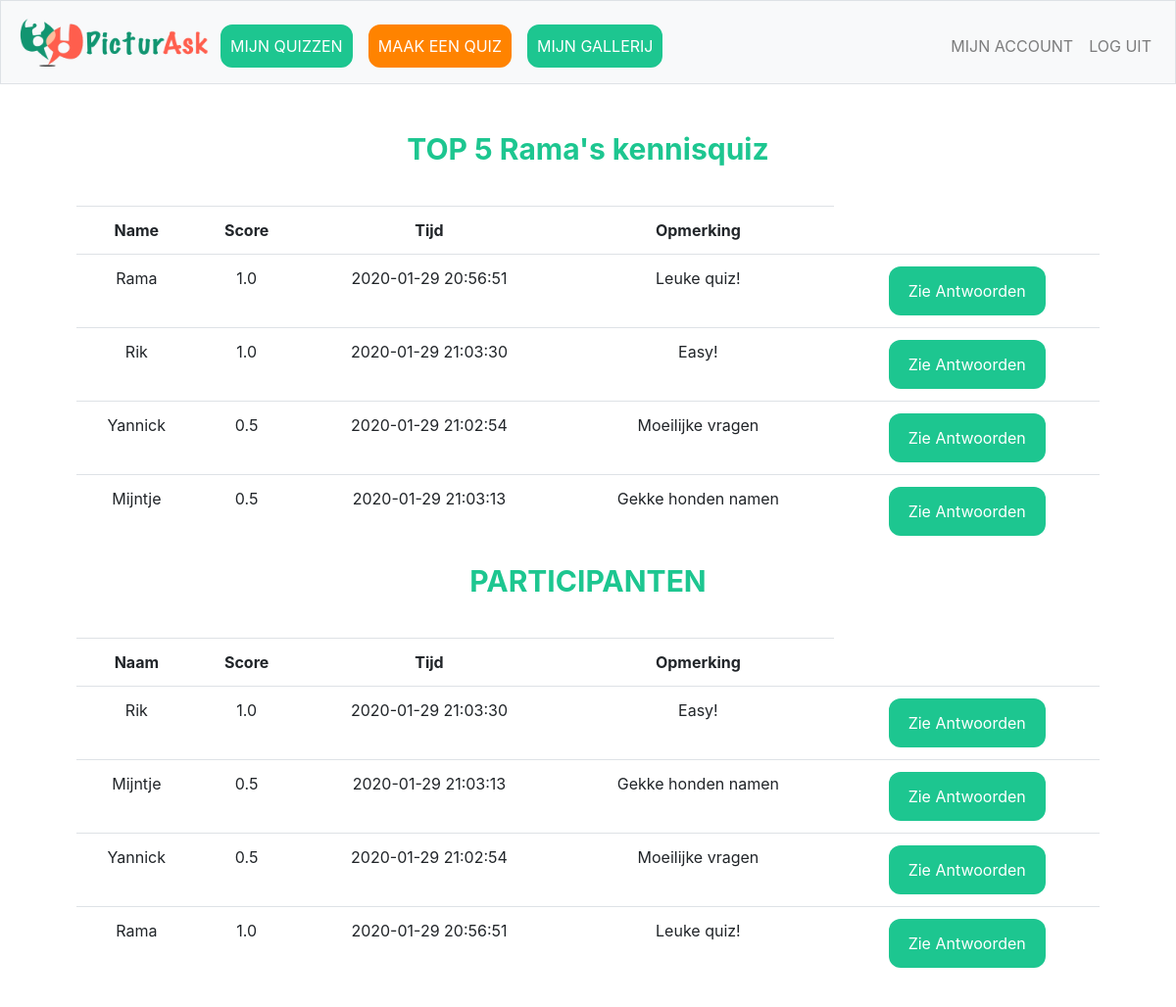
Screenshot of /results/137 (signed in) with the database file from the repository.
### tables this page shows
CREATE TABLE 'quizes' ('quiz_id' integer PRIMARY KEY AUTOINCREMENT NOT NULL,'user_id' integer NOT NULL, 'quiz_titel'  text NOT NULL  , 'date'  timestamp DEFAULT CURRENT_DATE  , 'gif' text, 'dankwoord' text);

CREATE TABLE 'participants' ('participant_id' integer PRIMARY KEY AUTOINCREMENT NOT NULL, 'quiz_id' integer NOT NULL, 'name' text NOT NULL,'score' real, 'time'  timestamp DEFAULT CURRENT_TIMESTAMP  , 'comment' text DEFAULT '');

### application.py (the view)
@app.route("/results/<quiz_id>", methods=["GET", "POST"])
@login_required
def results(quiz_id):
    quiz_naam = db.execute("SELECT quiz_titel FROM quizes WHERE quiz_id = :quiz_id", quiz_id=quiz_id)[0]["quiz_titel"]
    participanten_lijst = db.execute("SELECT * FROM participants WHERE quiz_id = :quiz_id", quiz_id=quiz_id)
    participanten_lijst.reverse()
    top_participanten = sorted(participanten_lijst, key=lambda x:x["score"])
    top_participanten.reverse()
    return render_template("results.html", participanten_lijst=participanten_lijst, quiz_naam=quiz_naam, top_participanten=top_participanten[:5])

### application.py (called while the page is built)
@app.after_request
def after_request(response):
    response.headers["Cache-Control"] = "no-cache, no-store, must-revalidate"
    response.headers["Expires"] = 0
    response.headers["Pragma"] = "no-cache"
    return response

### helpers.py (called while the page is built)
def login_required(f):
    @wraps(f)
    def decorated_function(*args, **kwargs):
        if session.get("user_id") is None:
            return redirect("/login")
        return f(*args, **kwargs)
    return decorated_function

### templates/results.html (shortened to what this page needs)
{% extends "layout.html" %}
{% block main %}
    <form action="/results/{{quiz_id}}" method="post">
        <div class="form-group">
            <table class="table table-hoverable">
                {% if top_participanten %}
                <h2>TOP 5 {{quiz_naam}}</h2>
                <tr>
                    <th>Name</th>
                    <th>Score</th>
                    <th>Tijd</th>
                    <th>Opmerking</th>
                </tr>
                {% for participant in top_participanten %}
                    <tr>
                        <td>{{participant["name"]}}</td>
                        <td>{{participant["score"]}}</td>
                        <td>{{participant["time"]}}</td>
                        {% if participant["comment"] == "" %}
                            <td><i><font color=#D1D1D1>Geen Opmerking</font></i></td>
                        {% else%}
                            <td>{{participant["comment"]}}</td>
                        {% endif %}
                        <td> <button type="button" class="btn login" style=width:160px; onclick="window.location.href='/antwoord/{{participant['participant_id']}}'">Zie Antwoorden</button></td>
                    </tr>
                {% endfor %}
            </table>
            <table class="table table-hoverable">
                <h2>PARTICIPANTEN {{quiz_name}}</h2>
                <tr>
                    <th>Naam</th>
                    <th>Score</th>
                    <th>Tijd</th>
                    <th>Opmerking</th>
                </tr>
                {% for participant in participanten_lijst %}
                    <tr>
                        <td>{{participant["name"]}}</td>
                        <td>{{participant["score"]}}</td>
                        <td>{{participant["time"]}}</td>
                        {% if participant["comment"] == "" %}
                            <td><i><font color=#D1D1D1>Geen Opmerking</font></i></td>
                        {% else%}
                            <td>{{participant["comment"]}}</td>
                        {% endif %}
                        <td> <button type="button" class="btn login" style=width:160px; onclick="window.location.href='/antwoord/{{participant['participant_id']}}'">Zie Antwoorden</button></td>
                    </tr>
                {% endfor %}
            </table>
        </div>
    </form>
    {% else %}
      <br><br><br><br><h2>Deze quiz heeft nog geen participanten</h2><br>
    {% endif %}
{% endblock %}

### templates/layout.html (shortened to what this page needs)
<!DOCTYPE html>
<html lang="en">
    <head>
        <link href="https://maxcdn.bootstrapcdn.com/bootstrap/4.1.3/css/bootstrap.min.css" rel="stylesheet">
        <link href="/static/styles.css" rel="stylesheet">
    </head>
    <body onload="load()">
        <nav class="navbar navbar-expand-md navbar-light bg-light border">
            <a class="nav-item" href="/"><img src="/static/IMG_3385.PNG" style="height:50px;width:200px;filter:invert(100%);"/></a>
            <div class="collapse navbar-collapse" id="navbar">
                {% if session.user_id %}
                    <ul class="navbar-nav mr-auto mt-2">
                        <button1 style="margin:8px;" class="nav-item"><a class="nav-link" style=color:white; href="/mijn_quizzes">MIJN QUIZZEN</a></button1>
                        <button2 style="margin:8px;" class="nav-item"><a class="nav-link" style=color:white;  href="/maak_quiz">MAAK EEN QUIZ</a></button2>
                        <button1 style="margin:8px;" class="nav-item"><a class="nav-link" style=color:white; href="/gallerij">MIJN GALLERIJ</a></button2>
                    </ul>
                    <ul class="navbar-nav ml-auto mt-2">
                        <li class="nav-item"><a class="nav-link" href="/mijn_account">MIJN ACCOUNT</a></li>
                        <li class="nav-item"><a class="nav-link" href="/logout">LOG UIT</a></li>
                    </ul>
                {% else %}
                    <ul class="navbar-nav ml-auto mt-2">
                        <li class="nav-item"><a class="nav-link" href="/register">MAAK ACCOUNT</a></li>
                        <li class="nav-item"><a class="nav-link" href="/login">LOG IN</a></li>
                    </ul>
                {% endif %}
            </div>
        </nav>
        <main class="container p-5">
            {% block main %}{% endblock %}
        </main>
    </body>
</html>

### static/styles.css (style rules this page uses)
main { overflow-x: auto; text-align: center; }
body { background-color: white; background-repeat: no-repeat; background-size: cover; }
table { margin-top: 40px; }
button1 { -webkit-transition-duration: 0.4s; transition-duration: 0.4s; background-color: #1DC690; color: white; border: 2px solid #1DC690; border-radius: 12px; }
button2 { -webkit-transition-duration: 0.4s; transition-duration: 0.4s; background-color: #FF8300; color: #AE388B; border: 2px solid #FF8300; border-radius: 12px; }
button { -webkit-transition-duration: 0.4s; transition-duration: 0.4s; width:50%; height: 50px; background-color: #1DC690; color: #3D550C; border-radius: 12px; }
h2 { font-size: 30px; font-weight: bold; color: #1DC690; }
.login { -webkit-transition-duration: 0.4s; transition-duration: 0.4s; width:30%; height: 50px; background-color: #1DC690; outline: none; color: white; border-radius: 12px; }

### rows the page displays
quizes: quiz_titel "Rama's kennisquiz"
participants: name "Rama", score "1.0", time "2020-01-29 20:56:51", comment "Leuke quiz!"
participants: name "Rik", score "1.0", time "2020-01-29 21:03:30", comment "Easy!"
participants: name "Yannick", score "0.5", time "2020-01-29 21:02:54", comment "Moeilijke vragen"
participants: name "Mijntje", score "0.5", time "2020-01-29 21:03:13", comment "Gekke honden namen"
